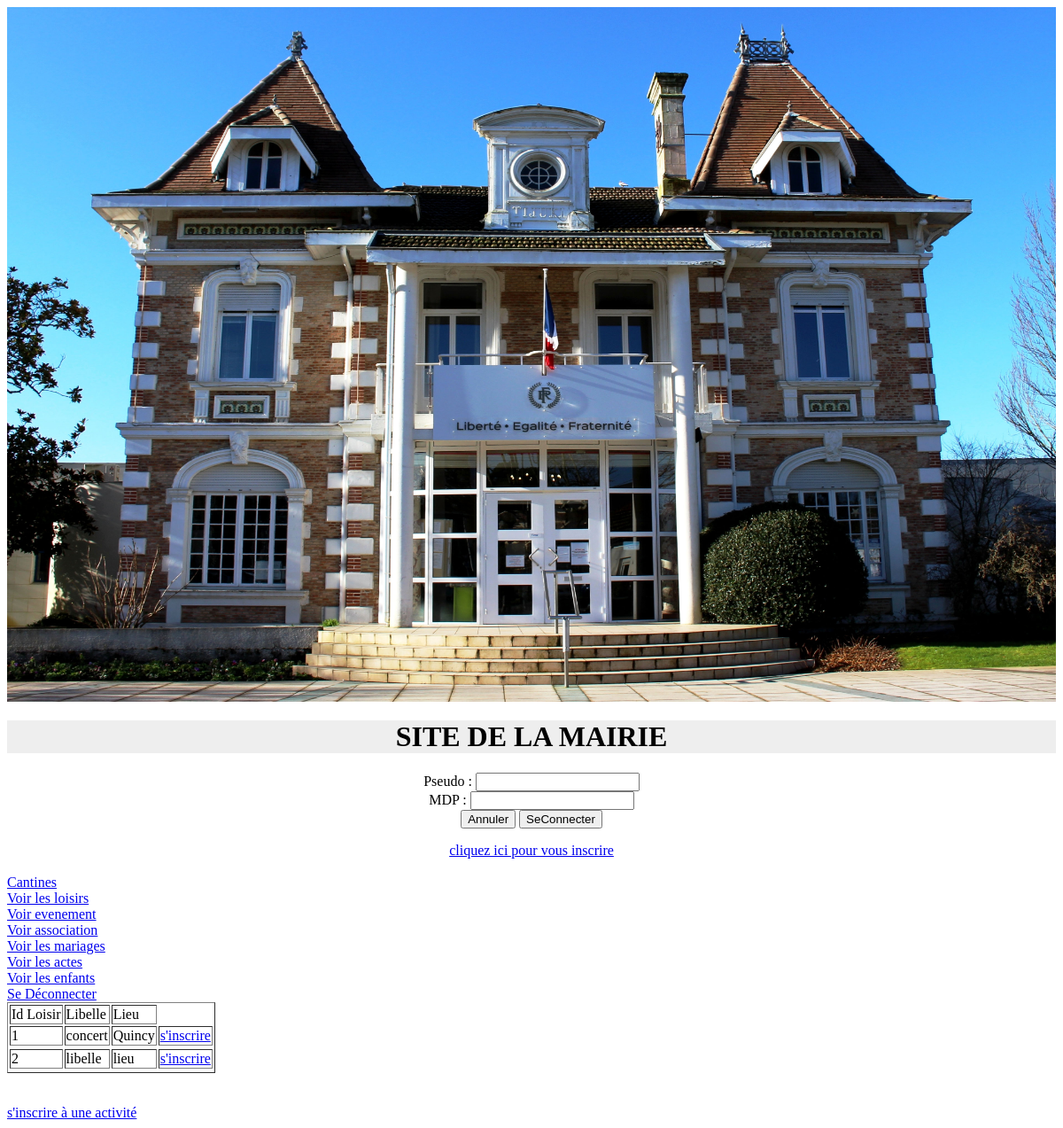
Before: /index.php?page=2 (signed in) with the older database file.
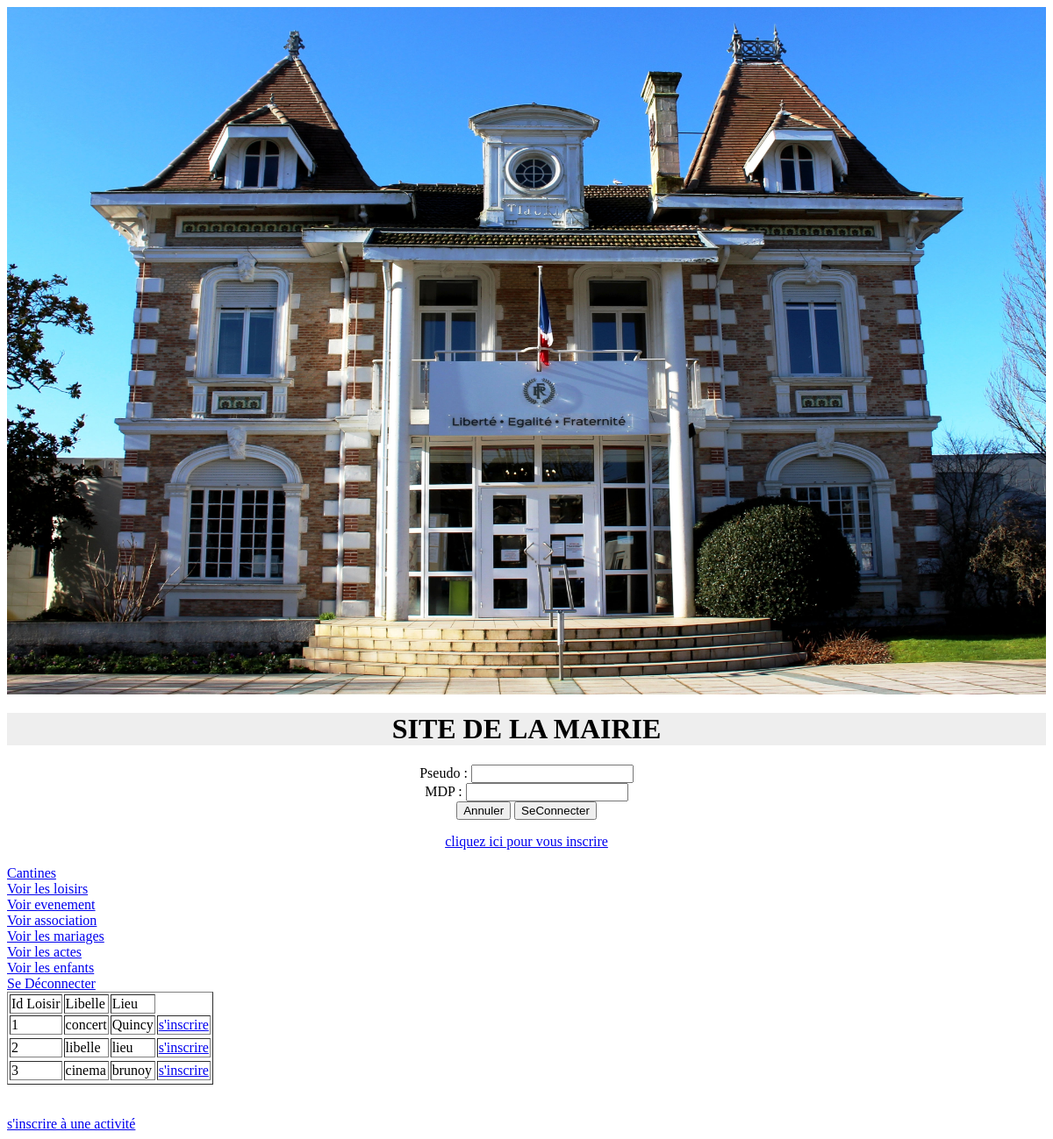
After: the same page with the newer database file.
### tables this page shows
create table loisir
(idL int(3) not null auto_increment,
libelle varchar(50),
lieu varchar(50),
primary key(idL)
);

### fonctions.php (called while the page is built, shortened)
<?php
function connexion ()
	{
			$con = mysqli_connect("localhost","root","","mairie");
			if ($con == null)
			{
				echo "Erreur de connexion au serveur localhost";
				return null;
			}
			else{
				mysqli_set_charset($con, "utf8");
				return $con;
			}
	}
function afficher_loisir()
{
	$requete="select l.idL, l.libelle, l.lieu from loisir l;";
		$con = connexion ();
		if($con == null)
		{
			return null;
		}
		else{
			$resultats=mysqli_query($con, $requete);
			$lesLignes = array();
			while ($ligne = mysqli_fetch_assoc($resultats))
			{
				$lesLignes[]=$ligne;
			}
			return $lesLignes;
		}
}
?>

### index.php (the view, shortened to what this page needs)
<?php
	require_once ("fonctions.php");
?>
<html>
<head>
<link rel="stylesheet" type="text/css" href="./css/style.css">
</head>
<body>
<img src="img/mairie.jpg"width="100%"height="100%">
<center>
	<h1> SITE DE LA MAIRIE </h1>
	<form method ="post" action ="">
	Pseudo : <input type ="text" name="pseudo"> </br>
	MDP : <input type ="password" name="mdp"> </br>
	<input type ="reset" name ="Annuler" value ="Annuler">
	<input type ="submit" name ="SeConnecter" value ="SeConnecter"><br/>
	</form>
	<a href="inscription.php"> cliquez ici pour vous inscrire </a>
	<?php
		if (isset($_SESSION['idP']))
		{
			 echo "</center>
			 <br/> <a href='index.php?page=1'> Cantines </a>";
			 echo "<br/> <a href='index.php?page=2'> Voir les loisirs </a>";
			 echo "<br/> <a href='index.php?page=3'> Voir evenement </a>";
			 echo "<br/> <a href='index.php?page=4'> Voir association </a>";
			 echo "<br/> <a href='index.php?page=5'> Voir les mariages </a>";
			 echo "<br/> <a href='index.php?page=6'> Voir les actes </a>";
			 echo "<br/> <a href='index.php?page=7'> Voir les enfants </a>";
               		 echo "<br/> <a href='index.php?page=10'> Se Déconnecter </a>";
				if (isset($_GET['page']))
				{
					$page=$_GET['page'];
				}else{
					$page=0;
				}
				switch ($page)
				{
					case 2:
					$lesLignes = afficher_loisir();
					echo "
					<table border=1>
					<tr><td>Id Loisir </td> <td>Libelle</td>
					<td> Lieu</td> </tr>
					";
					foreach ($lesLignes as $uneLigne)
					{
						echo "<tr> <td>".$uneLigne['idL']."</td>
						<td>".$uneLigne['libelle']."</td>
						<td>".$uneLigne['lieu']."</td><td><a href='inscriptionLoisir.php'> s'inscrire </a></td><tr>";
					}
					echo "</table>";
					echo "</br></br><a href='inscriptionLoisir.php'> s'inscrire à une activité </a>";
					break;
				}
		}
	?>
	</body>
	</html>

### style.css (style rules this page uses)
:root { /--main-red-color: #a83535; --default-red-color:red; --default-magin: 250px;/hirritage * border-image-source: 100%;*/ }
h1 { background-color: #eee; text-align: center; }

Changed rows visible on the page:
added loisir: idL "3", libelle "cinema", lieu "brunoy"
